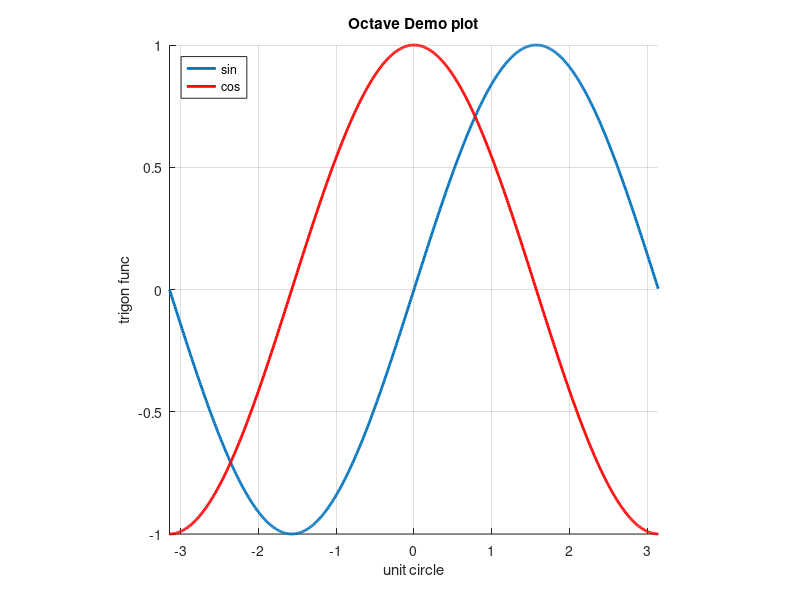

Write MATLAB code to recreate this figure.
hold on
x = [-pi:0.01:pi];
plot(x, sin(x), 'linewidth', 2);
plot(x, cos(x), 'r', 'linewidth', 2);
axis([-pi,pi,-1,1], 'square')
legend('sin', 'cos', 'location', 'northwest')
grid()
title('Octave Demo plot')
xlabel('unit circle')
ylabel 'trigon func'
print -dpng 'demo.png'
